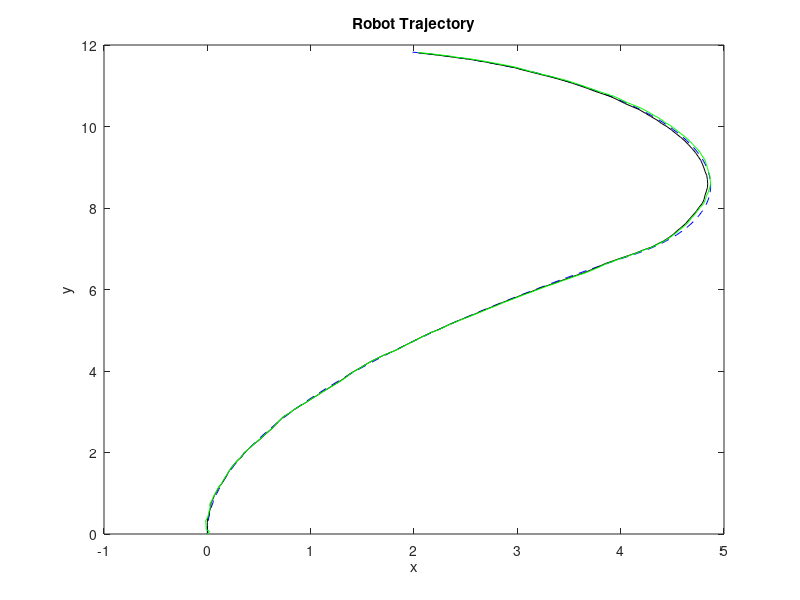

This figure's MATLAB source: (Note: this script raises an error after producing the figure.)
% #########################################
% GMU 2013
% ECE Scholarly Paper
% Cesar Corzo
% Mobile Robot Filtering Solutions
% Predictive Filter Estimation vs Extended Kalman Filter
% #########################################

% Cleaning up environment
clear all force;
close all force;

% Robot Parameters
gain = 0.5;
L = 2;
v = 1; %m/s
T = 15;
delta = 0.1;
xdes = 10;
ydes = 10;

% Measurement Covariances
r = 0.004;
R = [r 0;0 r];

% Process Covariances
q = 0.0025;

% Static parameters
H = [1 0 0;0 1 0];

% Initial Conditions
w1 = 0.73;
% Randomly generate W
%A = randn(2);
%[U,ignore] = eig((A+A')/2); % (Don't really have to divide by 2)
%W = U*diag(abs(randn(3,1)))*U';
%W=w1*[0.3903 0.0012;0.0012 0.3903];
W=w1*[0.3903 0;0 0.3903];
x(:,1) = zeros(3,1);
Pplus = [r 0 0;0 r 0;0 0 0];
xest(:,1) = x(:,1);
xest_EKF(:,1) = x(:,1);
y_sensor(:,1) = H*x(:,1) + sqrt(r)*randn(2,1);
yest(:,1) = H*xest(:,1) + sqrt(r)*randn(2,1);
xesterror(:,1) = rms((xest(:,1) - x(:,1)),3);
xEKFerror(:,1) = rms((xest_EKF(:,1) - x(:,1)),3); 
sensorerror(:,1) = y_sensor(:,1) - H*x(:,1);
Sides(1) = -atan2((ydes-x(2,1)),(xdes-x(1,1)));
angleerror(1) = Sides(1)-x(3,1);
Sides_EKF(1) = -atan2((ydes-x(2,1)),(xdes-x(1,1)));
angleerror_EKF(1) = Sides_EKF(1)-x(3,1);

% Predictive Filter
for k=2:T/delta
    % change trajectory
    if(xest(1,k-1) > 4)
        xdes = 0;
    end
    % Calculate alpha for Predictive filter
    Sides(k-1) = -atan2((xdes-xest(1,k-1)),(ydes-xest(2,k-1)));
    % Calculate alpha
    angleerror(k-1) = Sides(k-1)-xest(3,k-1);
    if(angleerror(k-1) > 2*pi)
       angleerror(k-1) = angleerror(k-1) - 2*pi;
    elseif(angleerror(k-1) < -2*pi)
       angleerror(k-1) = angleerror(k-1) + 2*pi;
    end

    if(gain*abs(angleerror(k-1)) > pi/4)
       alpha(k-1)= (pi/4)*sign(angleerror(k-1));
    else
       alpha(k-1)= gain*(angleerror(k-1));
    end
    % Calculate alpha for EKF
    Sides_EKF(k-1) = -atan2((xdes-xest_EKF(1,k-1)),(ydes-xest_EKF(2,k-1)));
    
    angleerror_EKF(k-1) = Sides_EKF(k-1)-xest(3,k-1);
    if(angleerror_EKF(k-1) > 2*pi)
       angleerror_EKF(k-1) = angleerror_EKF(k-1) - 2*pi;
    elseif(angleerror_EKF(k-1) < -2*pi)
       angleerror_EKF(k-1) = angleerror_EKF(k-1) + 2*pi;
    end

    if(gain*abs(angleerror_EKF(k-1)) > pi/4)
       alpha_EKF(k-1)= (pi/4)*sign(angleerror_EKF(k-1));
    else
       alpha_EKF(k-1)= gain*(angleerror_EKF(k-1));
    end
    
    G_EKF = delta*[0 0 -v/(L*(cos(alpha(k-1)))^2)]';
    G = delta*[1 0;0 1;0 0];
    
    % Dynamic Model
    f = [-v*sin(x(3,k-1)); v*cos(x(3,k-1)); (v/L)*tan(alpha(k-1)+ sqrt(q)*randn)];
    fest = [-v*sin(xest(3,k-1)); v*cos(xest(3,k-1)); (v/L)*tan(alpha(k-1))];
    %fest = [0; v*cos(xest(3,k-1)); (v/L)*tan(alpha(k-1))];
    
    % True State
    x(:,k) = x(:,k-1) + delta*f;
    %Phi = [1 0 -delta*v*cos(xest(3,k-1));0 1 -delta*v*sin(xest(3,k-1));
    %       0 0 1-delta*v/(L*(cos(alpha(k-1)))^2)];

    % Measurement model
    y_sensor(:,k) = H*x(:,k) + [sqrt(r)*randn sqrt(r)*randn]';
    yest(:,k-1) = H*xest(:,k-1);
    
    % Calculating d(t)
    % pi = 1, then
    z = delta*H*fest;
    Lambda = delta*eye(2);
    S = H*G;
    part1 = -inv((Lambda*S)'*inv(R)*Lambda*S + W)*(Lambda*S)'*inv(R);
    part2 = z - y_sensor(:,k-1) + yest(:,k-1);
    d(:,k-1) = delta*part1*part2;
    xest(:,k) = xest(:,k-1) + fest*delta + G*d(:,k-1);
    
    %%%%%%%%%%%%%%%%%%%%% Extended Kalman Filter %%%%%%%%%%%%%%%%%%%%%%%%%%
    % Dynamic Model
    fest_EKF = [-v*sin(xest_EKF(3,k-1)); v*cos(xest_EKF(3,k-1)); (v/L)*tan(alpha_EKF(k-1))];
    F = [1 0 -delta*v*cos(xest_EKF(3,k-1));0 1 -delta*v*sin(xest_EKF(3,k-1));0 0 1];
    
    % EKF Steps
    Pminus = F*Pplus*F' + G_EKF*q*G_EKF';
    K = Pminus*H'*inv(H*Pminus*H' + R);
    %Pplus = (eye(3)- K*H)*Pminus;
    Pplus=[eye(3) - K*H]*Pminus*[eye(3) - K*H]' + K*R*K';
    
    xpredict =xest_EKF(:,k-1) + fest_EKF*delta;
    xest_EKF(:,k) = xpredict + K*(y_sensor(:,k-1) - H*xpredict);
    
    % errors
    xEKFerror(:,k) = xest_EKF(:,k) - x(:,k); 
    sensorerror(:,k) = y_sensor(:,k) - H*x(:,k);
    xesterror(:,k) = xest(:,k) - x(:,k);
end
ekfmse = [ mean(xEKFerror(1,:).^2), mean(xEKFerror(2,:).^2), mean(xEKFerror(3,:).^2) ]'
predfmse = [ mean(xesterror(1,:).^2), mean(xesterror(2,:).^2), mean(xesterror(3,:).^2) ]'
% Covariance constraint to help compute W
% ebar = [mean(y_sensor(1,1:149)-yest(1,:)) mean(y_sensor(2,1:149)-yest(2,:))]';
% e = y_sensor(:,1:149)-yest(:,:);
% sum = 0;
% for i=1:149
%     a = (e(:,i)- ebar)*(e(:,i)- ebar)';
%     sum = sum + a;
% end
% sum = sum/149;

% Plot robot Trajectory
% figure(1)
plot(x(1,:),x(2,:), '--b');
hold on;
%plot(y_sensor(1,:),y_sensor(2,:), 'or');
%hold on;
plot(xest(1,:),xest(2,:), 'k');
hold on;
plot(xest_EKF(1,:),xest_EKF(2,:), 'g');
title('Robot Trajectory');
xlabel('x')
ylabel('y')
legend('True','PredF','EKF', 2);

figure(2)
plot(radtodeg(x(3,:)), '--b');
hold on;
plot(radtodeg(xest_EKF(3,:)), 'g');
hold on;
plot(radtodeg(xest(3,:)), 'k');
%hold on;
%plot(y_sensor(3,:), 'or');
title('Heading (\Psi)');
xlabel('k')
ylabel('Angle (deg)')
legend('True','EKF', 'PredF', 2);

figure(3)
scatter(xesterror(1,:),xesterror(2,:),'k');
hold on;
scatter(xEKFerror(1,:),xEKFerror(2,:), 'g');
hold on;
scatter(sensorerror(1,:),sensorerror(2,:), 'r');
title('Error Scatter Plot');
xlabel('x')
ylabel('y')
legend('\epsilon_P_r_e_d_F (k)', '\epsilon_E_K_F (k)','\epsilon_z (k)',1);

figure(4)
subplot(2,2,1)
plot(abs(xesterror(1,:)));
hold on;
plot(abs(xEKFerror(1,:)), 'g');
xlabel('k')
ylabel('Error (m)')
title('|\epsilon_x|')
legend('\epsilon_P_r_e_d (k)', '\epsilon_E_K_F (k)', 1);
subplot(2,2,2)
plot(abs(xesterror(2,:)));
hold on;
plot(abs(xEKFerror(2,:)), 'g');
xlabel('k')
ylabel('Error (m)')
title('|\epsilon_y|')
legend('\epsilon_P_r_e_d (k)', '\epsilon_E_K_F (k)', 1);
subplot(2,2,3.5)
plot(radtodeg(abs(xesterror(3,:))));
hold on;
plot(radtodeg(abs(xEKFerror(3,:))), 'g');
xlabel('k')
ylabel('Error (deg)')
title('|\epsilon_\Psi|')
legend('\epsilon_P_r_e_d_F (k)', '\epsilon_E_K_F (k)', 1);
